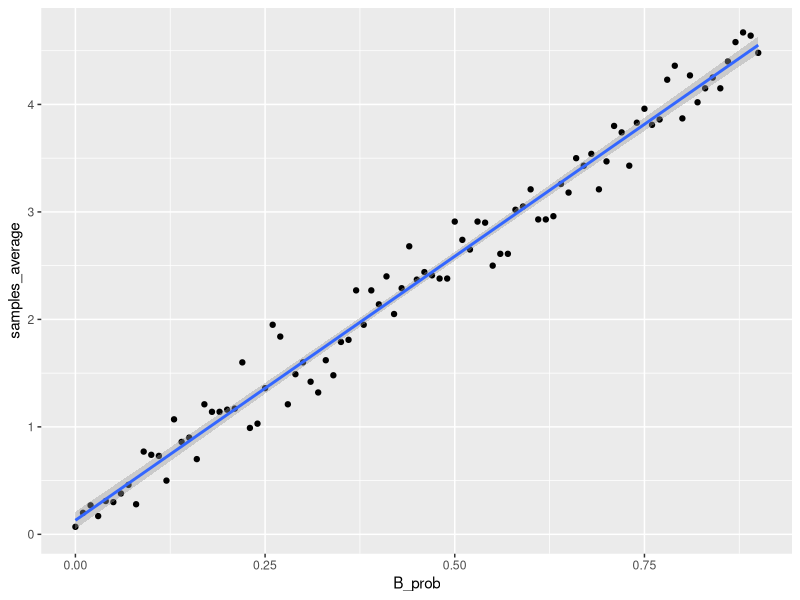
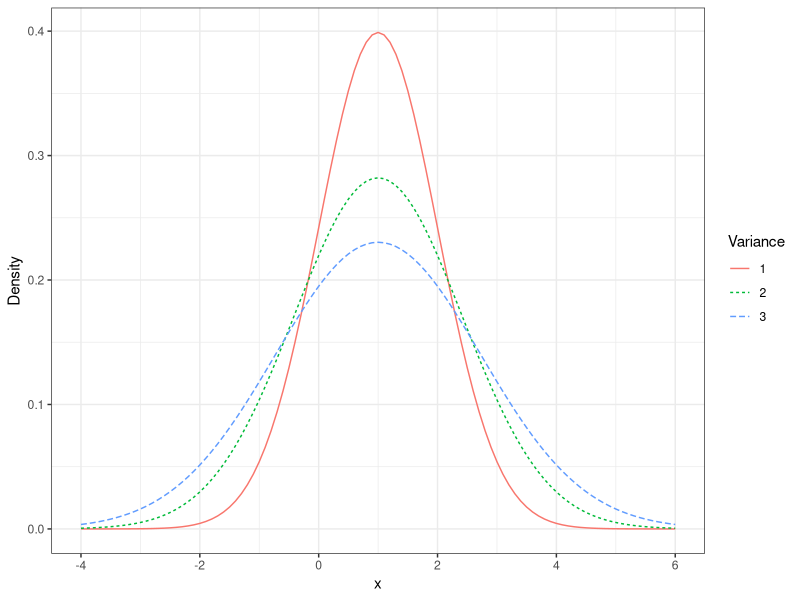
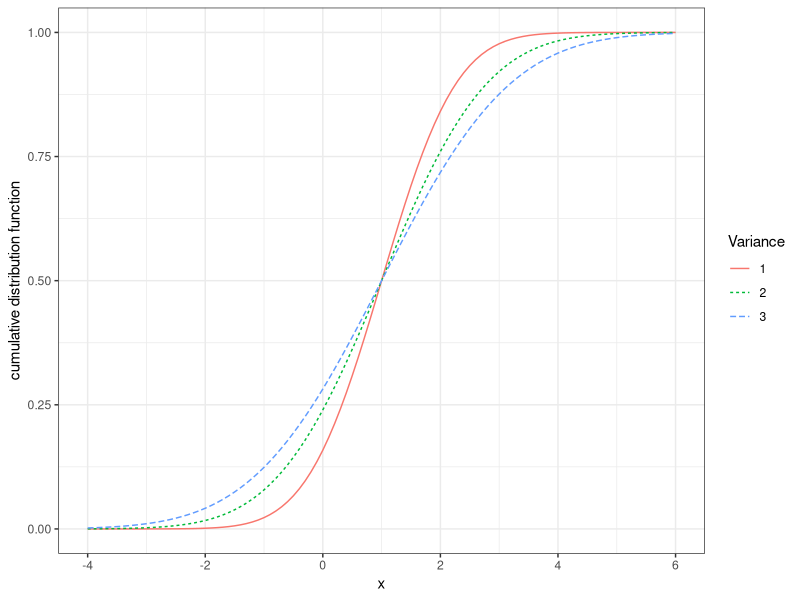
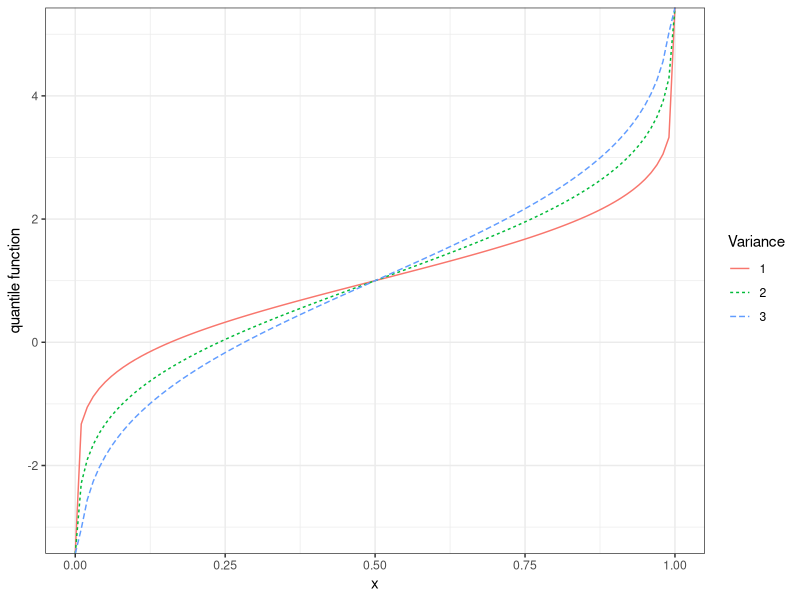
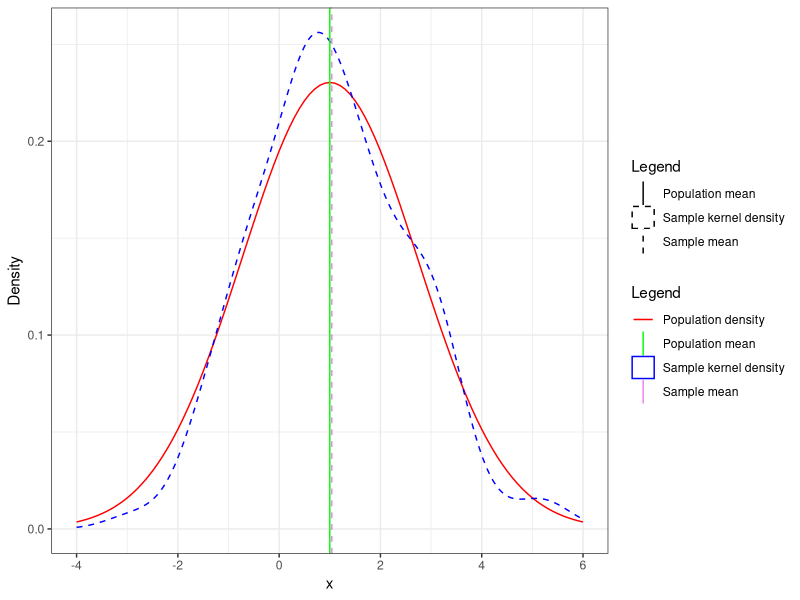
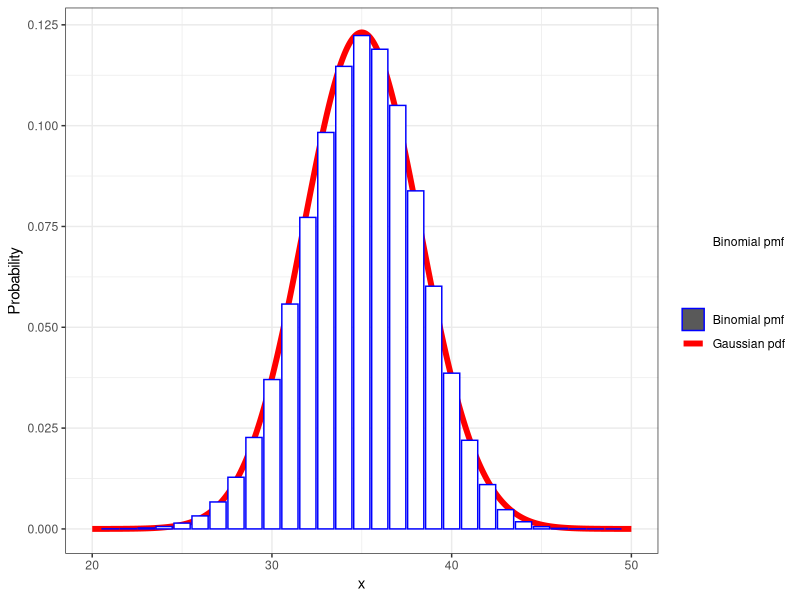

These charts were generated, in order, by the following R code:
## ---- chunk 1
knitr::opts_chunk$set(echo = TRUE)
library(tidyr)
library(dplyr)
library(purrr)
library(ggplot2)
## ---- chunk 2
set.seed(0)
n<-1000
sample_X<-data.frame(U=runif(n))%>%
  mutate(X=case_when(
    (0<=U)&(U<0.25)~1,
    (0.25<=U)&(U<0.5)~5,
  (0.5<=U)&(U<=1)~0))%>%
  pull(X)
## ---- chunk 3
sample_x_015<-function (a,b,n){
  
  if (a>1||a<0||b>1||b<0||a+b>1||!is.integer(n))
    return("there is something wrong")
  else{
    sample_015<-data.frame(U = runif(n))%>%
      mutate(X=case_when(
        (0<=U)&(U<a)~1,
        (a<=U)&(U<a+b)~5,
        (a+b<=U)&(U<=1)~0))%>%
      pull(X)
    return(sample_015)
  }
}

n<-10000L
alpha<-1/2
beta<-1/10
sample_result <- sample_x_015(alpha,beta,n)
mean(sample_result)
expe <- 0.5*1+0.1*5
expe
## ---- chunk 4
vari <- var(sample_result)
vari
## ---- chunk 5
set.seed(0)
sample_list <- data.frame(B_prob =seq(0,0.9,by=0.01))%>%
  mutate(samples_average = unlist(map(B_prob,~mean(sample_x_015(0.1,.x,100L)))))%>%
  mutate(expectation=0.1+B_prob*5)
ggplot(data=sample_list, aes(x=B_prob, y=samples_average))+geom_point()+geom_smooth(method="lm")
## ---- chunk 6
# X <- seq(-4,6,length=100)
# y1 <- dnorm(X,1,1)
# y2 <- dnorm(X,1,sqrt(2))
# y3 <- dnorm(X,1,sqrt(3))
# dataSample <- data.frame(X,y1,y2,y3) 
# gaussianDF <- dataSample%>%
#   pivot_longer(starts_with("y"),names_to="Variance", values_to="Y" )
# head(gaussianDF)
# ggplot(data = gaussianDF, aes(x = X, y = Y, color=Type, linetype = Type))+ geom_line()

x<-seq(-4,6,0.1)
normal_densities_by_x<-data.frame(x=x,density=dnorm(x,mean=1,sd=sqrt(1)),var=1)%>%
  rbind(data.frame(x=x,density=dnorm(x,mean=1,sd=sqrt(2)),var=2))%>%
  rbind(data.frame(x=x,density=dnorm(x,mean=1,sd=sqrt(3)),var=3))
ggplot(normal_densities_by_x,aes(x=x,y=density, color=as.character(var), linetype = as.character(var))) + geom_line()+theme_bw()+labs(color="Variance",linetype = "Variance", x="x",y="Density")


cumulative_distribution_by_x<-data.frame(x=x,distribution=pnorm(x,mean=1,sd=sqrt(1)),var=1)%>%
  rbind(data.frame(x=x,distribution=pnorm(x,mean=1,sd=sqrt(2)),var=2))%>%
  rbind(data.frame(x=x,distribution=pnorm(x,mean=1,sd=sqrt(3)),var=3))

ggplot(cumulative_distribution_by_x,aes(x=x,y=distribution, color=as.character(var), linetype = as.character(var))) + geom_line()+theme_bw()+labs(color="Variance",linetype = "Variance", x="x",y="cumulative distribution function")



probs <- seq(0,1,0.01)
quantile_function_by_x<-data.frame(p=probs,quantile=qnorm(probs,mean=1,sd=sqrt(1)),var=1)%>%
  rbind(data.frame(p=probs,quantile=qnorm(probs,mean=1,sd=sqrt(2)),var=2))%>%
  rbind(data.frame(p=probs,quantile=qnorm(probs,mean=1,sd=sqrt(3)),var=3))

ggplot(quantile_function_by_x,aes(x=p,y=quantile, color=as.character(var), linetype = as.character(var))) + geom_line()+theme_bw()+labs(color="Variance",linetype = "Variance", x="x",y="quantile function")




set.seed(0)
standardGaussianSample <- rnorm(100)
mean1Var3GaussianSampleA <- standardGaussianSample * sqrt(3) + 1

set.seed(0)
mean1Var3GaussianSampleB <- rnorm(100, 1, sqrt(3))
all.equal(mean1Var3GaussianSampleA,mean1Var3GaussianSampleB)


colors<-c("Population density"="red", "Sample kernel density"="blue","Population mean"="green", "Sample mean"="violet")
linetypes<-c("Population density"="solid", "Sample kernel density"="dashed","Population mean"="solid", "Sample mean"="dashed")

ggplot()+labs(x="x",y="Density")+theme_bw()+geom_line(data= filter(normal_densities_by_x,var==3),aes(x,y=density,color="Population density")) +geom_density(data=data.frame(x=mean1Var3GaussianSampleA),aes(x=x,color="Sample kernel density", linetype = "Sample kernel density")) +geom_vline(aes(xintercept=1,color="Population mean", linetype = "Population mean")) + geom_vline(aes(xintercept=mean(mean1Var3GaussianSampleA),color="Sample mean", linetype="Sample mean")) + scale_color_manual(name="Legend",values=colors)+scale_linetype_manual(name="Legend",values=linetypes)
## ---- chunk 7
p<- 0.7
n<- 50

binom_df<- data.frame(x=seq(0,n))%>%
  mutate(pmf=map_dbl(.x=x,~dbinom(.x,size=n,prob=p)))
head(binom_df)

mu = n*p
sigma = sqrt(n*p*(1-p))
gaussian_df <- data.frame(x=seq(0,n, by=0.01))%>%
  mutate(pdf=map_dbl(.x=x,~dnorm(.x,mean=mu,sd=sigma)))
head(gaussian_df)

colors<- c("Gaussian pdf"="red","Binomial pmf"="blue")
fill <- c("Gaussian pdf"="white", "Binomial pmf"="white")

ggplot()+labs(x="x",y="Probability")+theme_bw()+
  geom_line(data=gaussian_df,aes(x=x,y=pdf, color="Gaussian pdf"), size=2) + geom_col(data=binom_df, aes(x=x,y=pmf, color="Binomial pmf", fill="Binomial pmf")) + scale_color_manual(name="",values=colors)+scale_fill_manual(name="",values=fill)+xlim(20,50)
## ---- chunk 8
my_cdf_exp <- function (x,lambda) {
  if (x<=0){
    return(0)
  }
  else {
    return (1-exp(-lambda*x))
  }
} 
  
lambda <- 1/2

map_dbl(.x=seq(-1,4),.f=~my_cdf_exp(x=.x,lambda=lambda))


test_inputs<-seq(-1,10,0.1)
my_cdf_output<-map_dbl(.x=test_inputs, .f=~my_cdf_exp(x=.x,lambda=lambda))
inbuilt_cdf_output<-map_dbl(.x=test_inputs, .f=~pexp(q=.x,rate=lambda))
all.equal(my_cdf_output,inbuilt_cdf_output)

my_quantile_exp <- function (p,lambda){
  return(-1/lambda*log(1-p,exp(1)))
}

p<- seq(0.01,0.99,0.01)
my_quantile_output<-map_dbl(.x=p,.f=~my_quantile_exp(.x,lambda))

inbuilt_quantile_output<- map_dbl(p,~qexp(.x,lambda))

all.equal(my_quantile_output,inbuilt_quantile_output)

